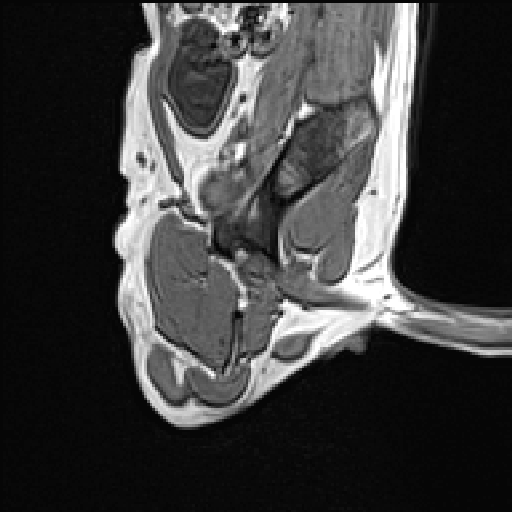
#> input picture test/temp3.png, 512 x 512 px
$ python '透明蒙版测试.py'
#> lines starting #> are read from the running program, lines starting #| are printed output that depends on the picture
# -*- coding: utf-8 -*-
"""
@Time ： 12/24/2022 1:24 PM
@Auth ： YY
@File ：透明蒙版测试.py
@IDE ：PyCharm
@state:
@Function：
"""
import numpy as np
import os
import cv2

def put_mask(img_path,output_fold):


#> called with img_path = 'temp3.png', output_fold = './'
    image = cv2.imread(img_path)
#> image is the input picture: shape (512, 512, 3); min 6, max 255, mean 60.8
    bbox1 = [72,41,208,330]

    # 3.画出mask
    zeros1 = np.zeros((image.shape), dtype=np.uint8)
    print(image.shape)
#| (512, 512, 3)
    zeros_mask1 = cv2.rectangle(zeros1, (bbox1[0], bbox1[1]), (bbox1[2], bbox1[3]),
                    color=(0,255,0), thickness=-1 ) #thickness=-1 表示矩形框内颜色填充
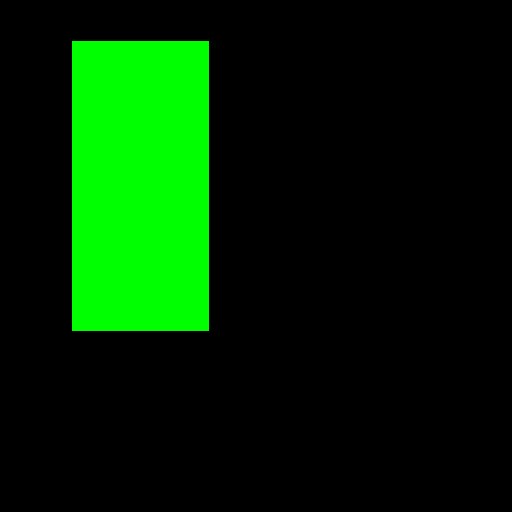
#> zeros1: shape (512, 512, 3); mean of channels 0, 1, 2 0, 38.6, 0; drawn as B, G, R


    zeros_mask = np.array(zeros_mask1 )

    try:
        # alpha 为第一张图片的透明度
        alpha = 1
        # beta 为第二张图片的透明度
        beta = 0.2
        gamma = 0
        # cv2.addWeighted 将原始图片与 mask 融合
        mask_img = cv2.addWeighted(image, alpha, zeros_mask, beta, gamma)
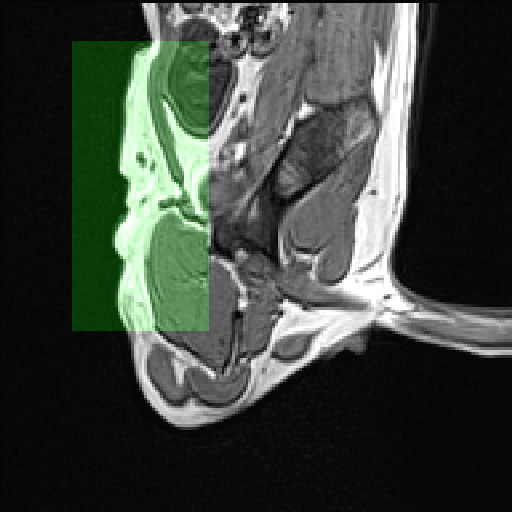
#> mask_img: shape (512, 512, 3); mean B, G, R 60.8, 68.1, 60.8
        cv2.imwrite(os.path.join(output_fold,'mask_img.jpg'), mask_img)
    except:
        print('异常')

put_mask(img_path = 'temp3.png', output_fold='./')
